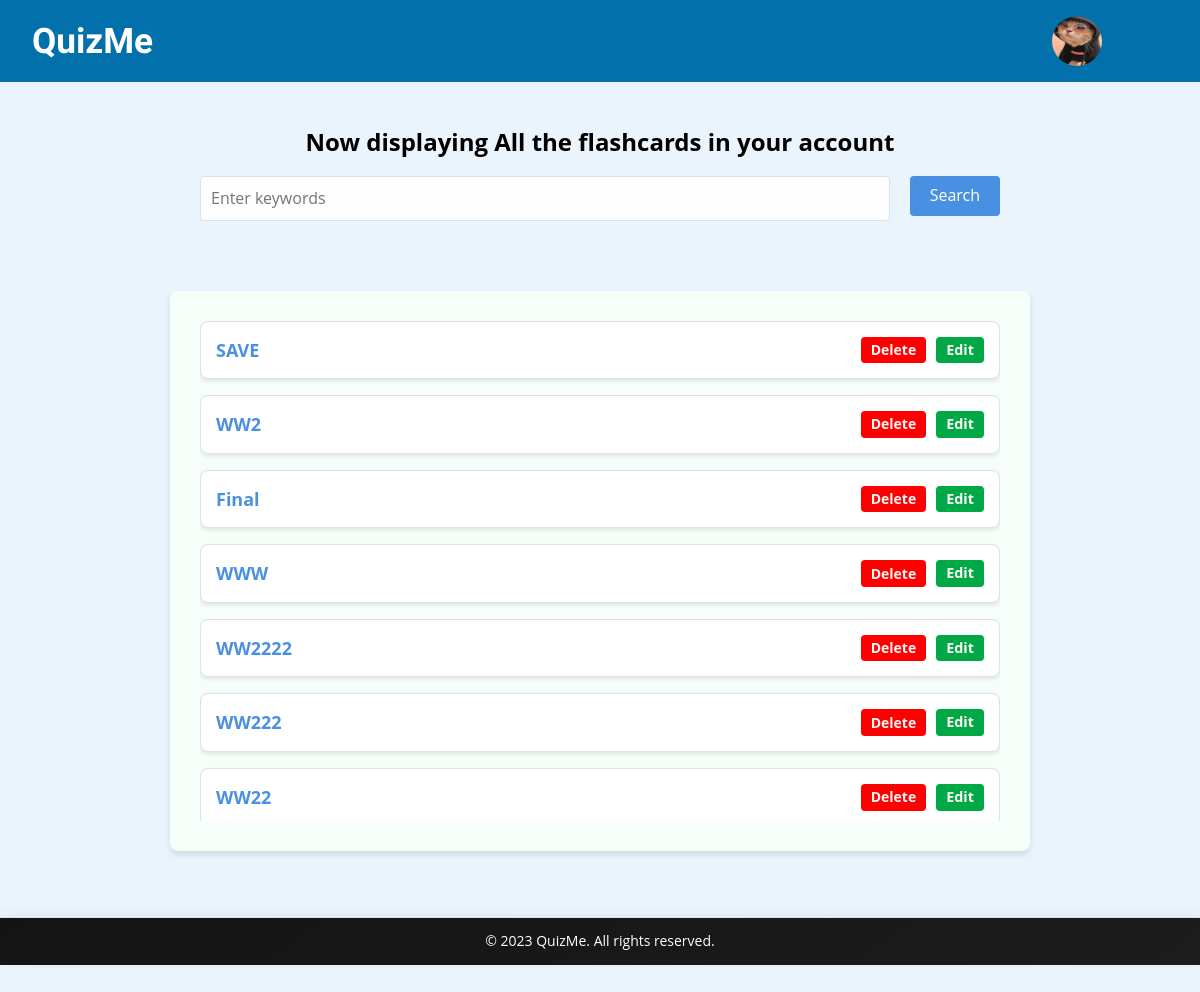
The app's page /your-flashcards (signed in) with its own data.
### app.py (models this page shows, shortened)
class FlashcardSet(db.Model):
    id = db.Column(db.Integer, primary_key=True)
    name = db.Column(db.String(100), nullable=False)
    user_id = db.Column(db.Integer, db.ForeignKey('user.id'), nullable=False)
    flashcards = db.relationship('Flashcard', backref='flashcard_set', lazy=True, cascade='all, delete-orphan')  # Add cascade option

### app.py (the view, shortened to what this page needs)
@app.route('/your-flashcards', methods=['GET', 'POST'])
def your_flashcards():
    if 'user_id' not in session:
        return render_template('login.html', error_message="Please log in to access your flashcards.")
    user_id = session['user_id']
    user = User.query.get(user_id)
    flashcard_sets = user.flashcards[::-1]
    return render_template('your-flashcards.html', flashcard_sets=flashcard_sets)

### app.py (called while the page is built)
@app.context_processor
def inject_user():
    user_id = session.get('user_id')
    if user_id:
        user = User.query.get(user_id)
        return dict(logged_in_user=user)
    return dict(logged_in_user=None)

### templates/your-flashcards.html (shortened to what this page needs)
{% extends "base.html" %}
{% block content %}
<section class="hero_your_flashcards">
    <h1 class="subtitle_your_flashcards">Now displaying All the flashcards in your account</h1>
    <form id="searchForm" action="{{ url_for('search_flashcard_sets') }}" method="POST">
        <input type="text" id="search" name="search_keywords" placeholder="Enter keywords">
        <button type="submit" id="submit-button">Search</button>
    </form>
</section>
<section class="displaying_flashcards_section">
    <div class="flashcard-list-container">
        <div class="flashcard-list" style="max-height: 500px; overflow-y: auto;">
            {% if flashcard_sets %}
                {% for flashcard_set in flashcard_sets %}
                    <div class="flashcard-set-card">
                        <a href="{{ url_for('single_flashcard', flashcard_set_name=flashcard_set.name) }}">{{ flashcard_set.name }}</a>
                        <div class="side">
                            <button class="delete_button" onclick="deleteFlashcardSet('{{ flashcard_set.name }}')">Delete</button>
                            <a href="{{ url_for('edit_flashcard_set', flashcard_set_name=flashcard_set.name) }}" class="edit-button"><p id="edit"> Edit </p></a>
                        </div>
                    </div>
                {% endfor %}
            {% else %}
                <p id="subtitle_your_flashcards">No matching flashcard set was found</p>
            {% endif %}
        </div>
    </div>
</section>
<br>
<br>
{% endblock %}

### static/css/style.css (style rules this page uses)
body { font-family: 'Open Sans', sans-serif; margin: 0; padding: 0; box-sizing: border-box; background-color: #e9f4fd; }
:root { --primary-color: #4a90e2; --secondary-color: #f5f7fa; --text-color: #333; --border-color: #e0e0e0; }
p { margin-bottom: 15px; }
.hero_your_flashcards { max-width: 800px; margin: 0 auto; padding: 30px; }
.subtitle_your_flashcards { font-size: 24px; margin-bottom: 20px; text-align: center; }
#searchForm { display: flex; gap: 10px; margin-bottom: 20px; }
#search { flex-grow: 1; padding: 10px; height: 45px; border: 1px solid var(--border-color); border-radius: 4px; font-size: 16px; }
#submit-button { margin-left: 10px; height: 40px; box-sizing: border-box; background-color: var(--primary-color); color: #fff; border: none; padding: 10px 20px; font-size: 16px; border-radius: 4px; cursor: pointer; transition: background-color 0.3s ease; }
.delete_button, .edit-button { padding: 5px 10px; border: none; border-radius: 4px; cursor: pointer; font-size: 14px; transition: background-color 0.3s ease; }
.delete_button { background-color: red; color: #fff7f7; font-weight: bolder; }
.edit-button { background-color: #00a846; text-decoration: none; display: inline-block; color: #fff7f7; }
#edit { color: #fff7f7; margin: 0; font-size: 0.8em; font-weight: bold; }
.displaying_flashcards_section { max-width: 800px; margin: 0 auto; padding: 30px; border-radius: 8px; background-color: #f5fef9; box-shadow: 0 4px 6px rgba(0, 0, 0, 0.1); }
.flashcard-list-container { display: flex; flex-direction: column; gap: 20px; }
.flashcard-set-card { background-color: #fff; border: 1px solid var(--border-color); border-radius: 8px; padding: 15px; box-shadow: 0 2px 4px rgba(0, 0, 0, 0.1); display: flex; justify-content: space-between; align-items: center; }
.flashcard-set-card a { text-decoration: none; color: var(--primary-color); font-size: 18px; font-weight: bold; }
.side { display: flex; gap: 10px; }
.delete_button { background-color: red; color: #fff7f7; padding: 5px 10px; border-radius: 4px; border: none; font-size: 14px; cursor: pointer; transition: background-color 0.3s ease; }
.edit-button { background-color: #00a846; color: #fff7f7; padding: 5px 10px; border-radius: 4px; text-decoration: none; display: inline-block; font-size: 14px; transition: background-color 0.3s ease; }
#edit { margin: 0; font-weight: bold; }
input[type="text"] { width: calc(100% - 24px); padding: 10px; border: 1px solid #ccc; border-radius: 6px; box-sizing: border-box; font-size: 16px; margin-bottom: 20px; background-color: #fefefe; transition: border 0.3s ease; }

### records on screen
FlashcardSet: name "SAVE"
FlashcardSet: name "WW2"
FlashcardSet: name "Final"
FlashcardSet: name "WWW"
FlashcardSet: name "WW2222"
FlashcardSet: name "WW222"
FlashcardSet: name "WW22"
